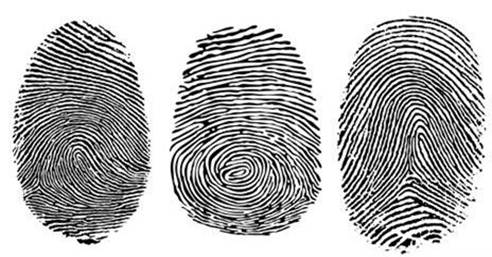
#> input picture practice/115370121_1126/image/finger.jpg, 492 x 257 px, found by its file name
$ python dip6.py
#> lines starting #> are read from the running program, lines starting #| are printed output that depends on the picture; after the words box and inside, x2 and y2 are one past the last pixel; in counts of white or black regions, pixels touching at a corner belong together
import cv2
import numpy as np
from matplotlib import pyplot as plt

img_file="practice/115370121_1126/image/finger.jpg"

#read image
img = cv2.imread(img_file, 1)
#> img is the input picture: shape (257, 492, 3); min 0, max 255, mean 178.6

##read image with chinese character in the path
img = cv2.imdecode(np.fromfile(img_file, dtype=np.uint8), 1)

cv2.imshow("Image - Finger Print", img)
cv2.waitKey(0)

##convert to gray scale
gray = cv2.cvtColor(img, cv2.COLOR_BGR2GRAY)

##thresholding
ret, thresh = cv2.threshold(gray, 127, 255, cv2.THRESH_BINARY)
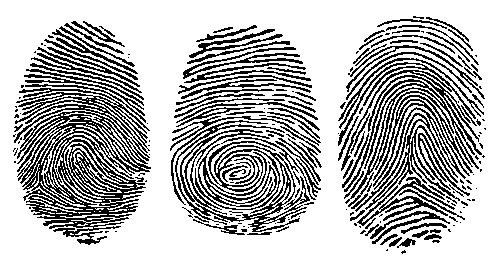
#> thresh: shape (257, 492); 70.4% white; black in thin lines or dots, all inside (x1, y1, x2, y2) = (13, 16, 486, 254)

##convert edges to 3 channels
thresh = cv2.cvtColor(thresh, cv2.COLOR_GRAY2BGR)

##show image and canny in hstack
concatenated = np.hstack((img, thresh))
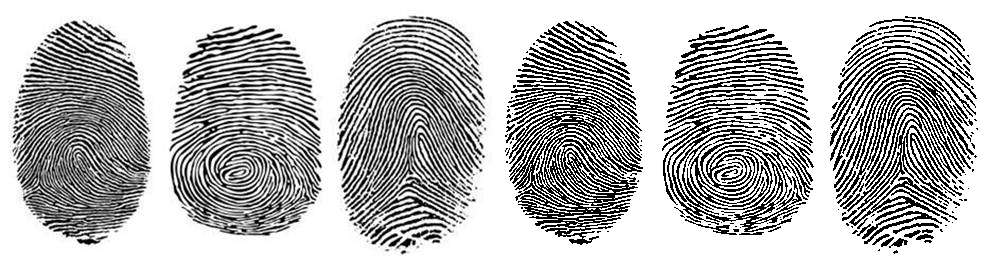
#> concatenated: shape (257, 984, 3); min 0, max 255, mean 179.1
cv2.imshow("Image - Finger Print (Thresholding)", concatenated)
cv2.waitKey(0)
cv2.destroyAllWindows()

$ run again, with practice/115370121_1126/image/tiger.jpeg copied over practice/115370121_1126/image/finger.jpg
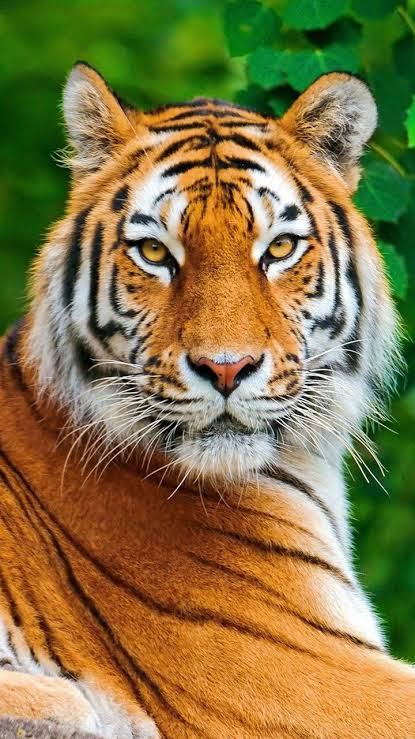
#> input picture practice/115370121_1126/image/tiger.jpeg, 415 x 739 px, found by its file name
#> img is the input picture: shape (739, 415, 3); mean B, G, R 70.3, 119.3, 134.1
#> `ret, thresh = cv2.threshold(gray, 127, 255, cv2.THRESH_BINARY)`:
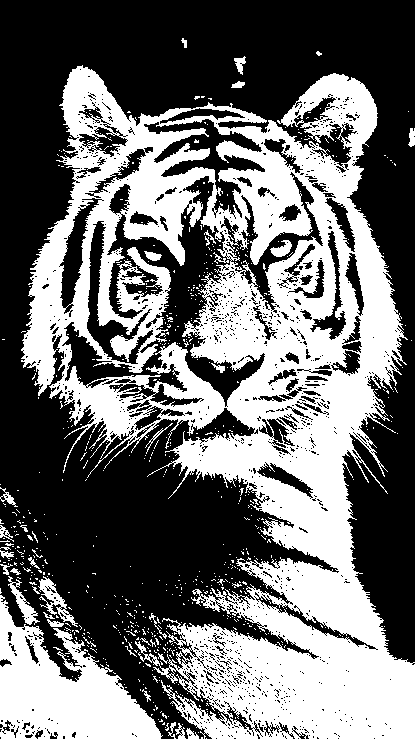
#> thresh: shape (739, 415); 42.9% white; 698 white regions (662 under 20 px), largest, box (x1, y1, x2, y2) and area: (21, 65, 415, 739) 114871, (0, 595, 163, 739) 11832, (38, 576, 78, 627) 559
#> `concatenated = np.hstack((img, thresh))`:
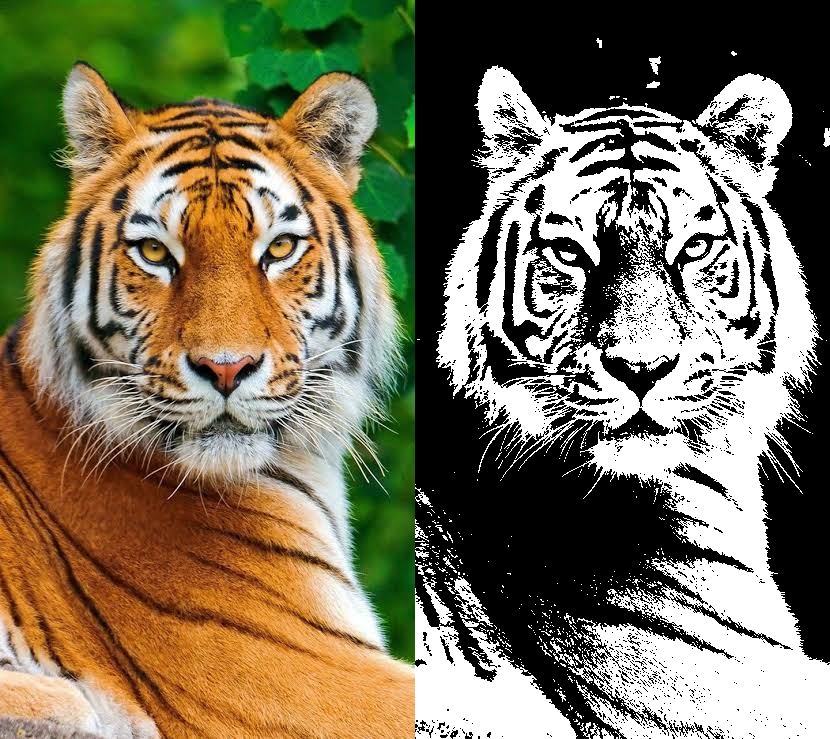
#> concatenated: shape (739, 830, 3); mean B, G, R 89.8, 114.3, 121.7
